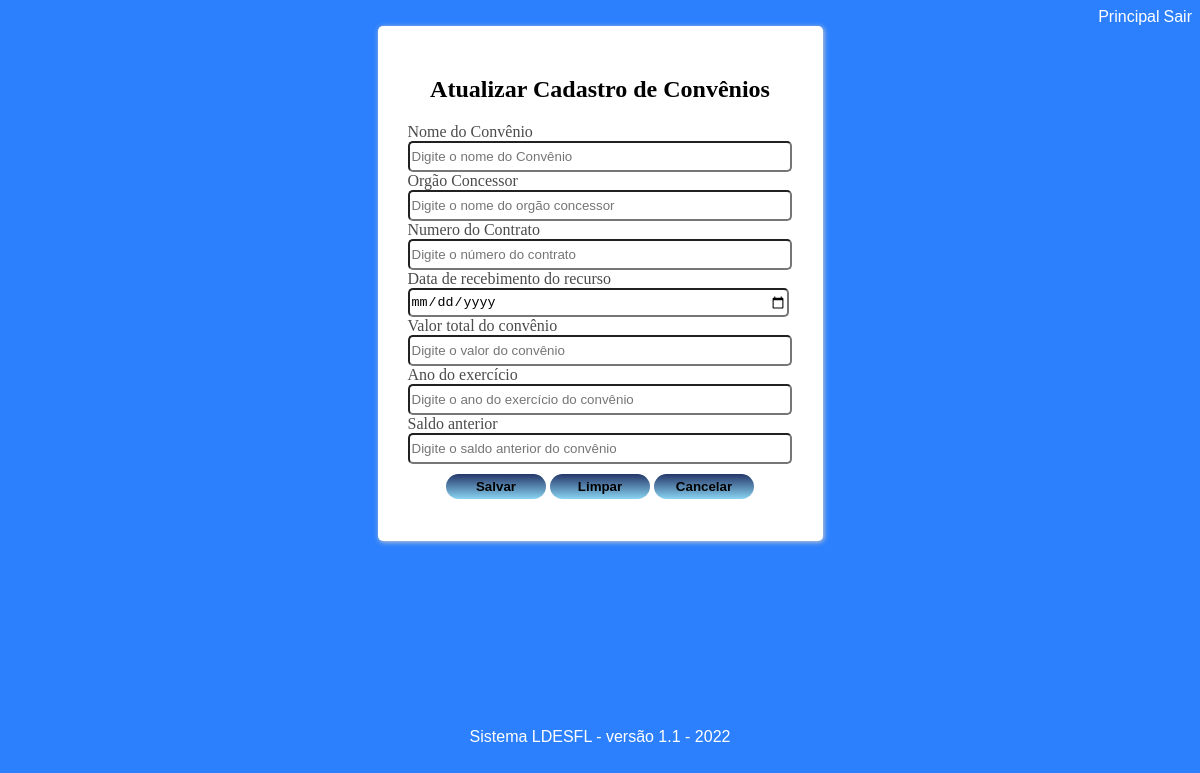
Page /atualizar4/1 (signed in) on the earlier database version.
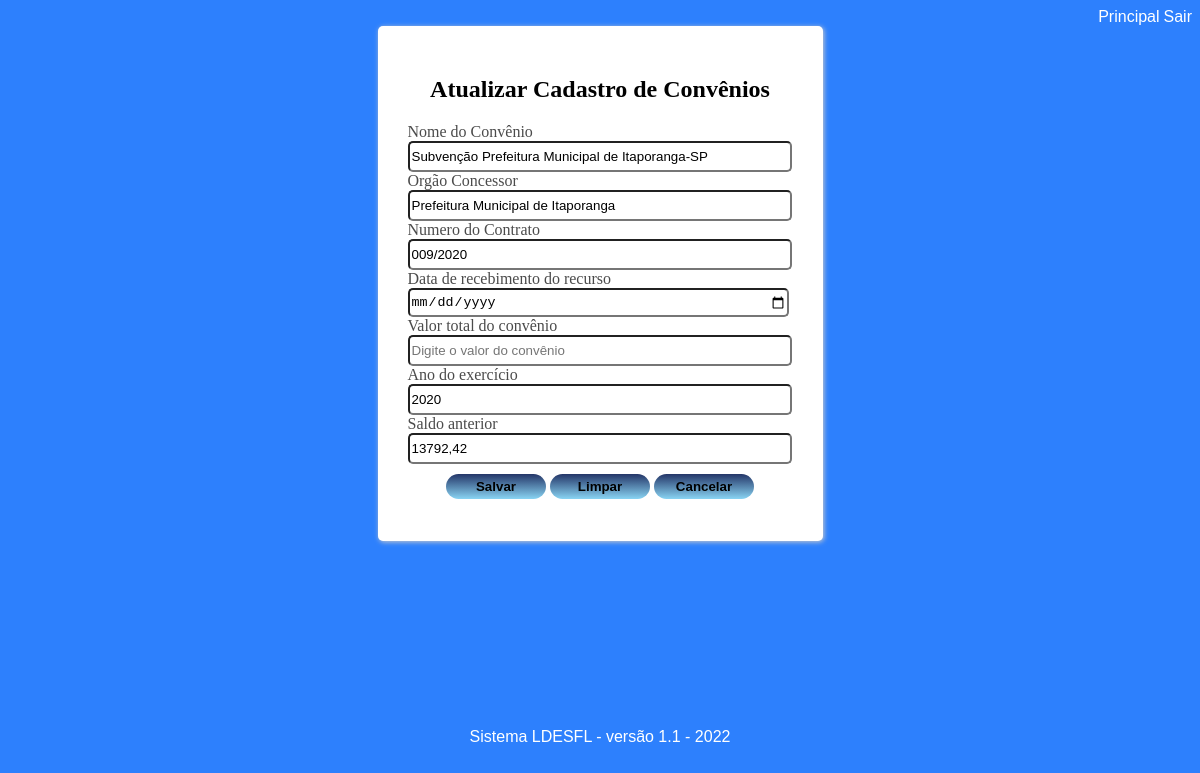
Same page on the later database version.
### models.py (models this page shows)
class Convenio(db.Model):  # tabela convenio
    id = db.Column(db.Integer, primary_key=True, autoincrement=True)
    nome_convenio = db.Column(db.String)
    orgao_concessor = db.Column(db.String)
    num_contrato = db.Column(db.String)
    data_rec_recurso = db.Column(db.String)
    vr_total_convenio = db.Column(db.String)
    ano_exercicio = db.Column(db.String)
    saldo_anterior = db.Column(db.String)

### main.py (the view, shortened to what this page needs)
@main.route("/atualizar4/<int:id>", methods=['GET', 'POST'])
@login_required
def atualizar4(id):
    convenio = Convenio.query.filter_by(id=id).first()
    return render_template('atualizar4.html', convenio=convenio)

### __init__.py (called while the page is built)
def create_app():
    app = Flask(__name__)
    app.config['SECRET_KEY'] = '9OLWxND4o83j4K4iuopO'
    app.config['SQLALCHEMY_DATABASE_URI'] = 'sqlite:///diario.db'
    db.init_app(app)
    login_manager = LoginManager()
    login_manager.login_view = 'auth.login'
    login_manager.init_app(app)
    from .models import User
    @login_manager.user_loader
    def load_user(user_id):
        return User.query.get(int(user_id))
    from .auth import auth as auth_blueprint
    app.register_blueprint(auth_blueprint)
    from .main import main as main_blueprint
    app.register_blueprint(main_blueprint)
    return app

### templates/atualizar4.html (shortened to what this page needs)
{% extends "base2.html" %}
{% block content %}
<!DOCTYPE html>
<html lang="pt-br">
<head>
    <link rel="stylesheet" href="../static/css/style.css">
    <link rel="stylesheet" href="https://use.fontawesome.com/releases/v5.8.2/css/all.css"
>
</head>
<body>
  <form class="form" method="POST" action="" style="width: 445px;">
      <div class="tlaregistro" style="height: 455px;">
          <div style="text-align: center;">
            <h2 style="color: black;">Atualizar Cadastro de Convênios</h2>
          </div>
          <div class="tlaregistro-grupo" style="text-align: left;">
            <label>Nome do Convênio</label>
            <input type="text" name="nome_convenio" value="{{convenio.nome_convenio}}"
                   maxlength="60" placeholder="Digite o nome do Convênio"
                   style="width: 376px;" required="">
           </div>
          <div class="tlaregistro-grupo" style="text-align: left;">
            <label>Orgão Concessor</label>
            <input type="text" name="orgao_concessor" value="{{convenio.orgao_concessor}}"
                   maxlength="60" placeholder="Digite o nome do orgão concessor"
                   style="width: 376px;" required="">
            <label>Numero do Contrato</label>
            <input type="text" name="num_contrato" value="{{convenio.num_contrato}}"
                   maxlength="15" placeholder="Digite o número do contrato"
                   style="width: 376px;" required="">
          </div>
          <div class="tlaregistro-grupo" style="text-align: left;">
            <label>Data de recebimento do recurso</label>
            <input type="date" name="data_rec_recurso" value="{{convenio.data_rec_recurso}}"
                   style="width: 376px;" placeholder="Digite a data" >
          </div>
          <div class="tlaregistro-grupo" style="text-align: left;">
            <label>Valor total do convênio</label>
            <input type="text" name="vr_total_convenio" value="{{convenio.vr_total_convenio}}"
                   style="width: 376px;" placeholder="Digite o valor do convênio" >
          </div>
          <div class="tlaregistro-grupo" style="text-align: left;">
            <label>Ano do exercício</label>
            <input type="text" name="ano_exercicio" value="{{convenio.ano_exercicio}}"
                   minlength="4" maxlength="4" style="width: 376px;"
                   placeholder="Digite o ano do exercício do convênio" required="">
          </div>
          <div class="tlaregistro-grupo" style="text-align: left;">
            <label>Saldo anterior</label>
            <input type="text" name="saldo_anterior" value="{{convenio.saldo_anterior}}" style="width: 376px;"
                   placeholder="Digite o saldo anterior do convênio" required="">
          </div>
          <div class="card-group btn" style="padding: 10px;">
              {% if current_user.is_authenticated %}
              <button type="submit" style=" width: 100px"><b>Salvar</b></button>
              <button type="reset" style=" width: 100px"><b>Limpar</b></button>
              <button type="button" value='Voltar' onclick='history.go(-1)'
                      style="width: 100px; color: black;"><b>Cancelar</b></button>
              {% endif %}
          </div>
      </div>
    </form>
</body>
</html>
{% endblock %}

Differences in the rows shown:
added Convenio: nome_convenio "Subvenção Prefeitura Municipal de Itaporanga-SP", orgao_concessor "Prefeitura Municipal de Itaporanga", num_contrato "009/2020", ano_exercicio "2020", saldo_anterior "13792,42"
